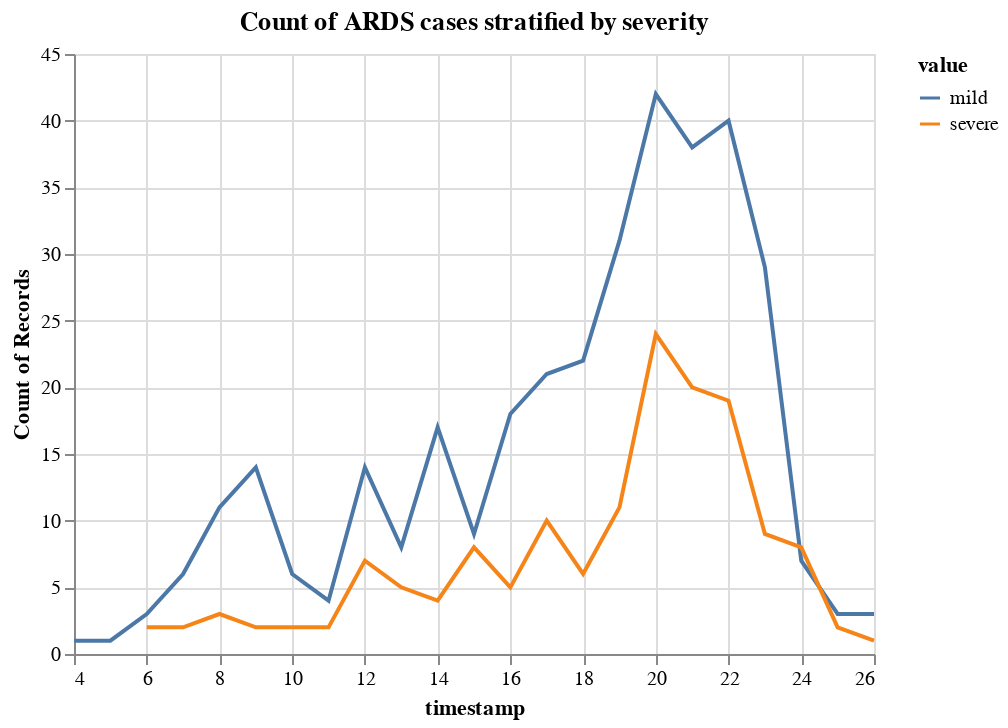

The cell this chart's notebook holds for it:
### Code cell
alt.Chart(df.loc[df[COLUMNS.EVENT] == 'Acute Respiratory Distress Syndrome']).mark_line().encode(
    x=COLUMNS.TIMESTAMP,
    y="count()",
    color=COLUMNS.VALUE
).properties(
    title="Count of ARDS cases stratified by severity"
)

### Figure 1 — Vega-Lite specification as saved in the notebook (floating-point values rounded to 4 significant figures; data arrays with more than 128 entries replaced by an {"elided": "..."} marker saying what was removed)
{"config": {"view": {"continuousWidth": 400, "continuousHeight": 300}}, "data": {"name": "data-8657be7ffa641541924976bb266370e0"}, "mark": "line", "encoding": {"color": {"type": "nominal", "field": "value"}, "x": {"type": "quantitative", "field": "timestamp"}, "y": {"type": "quantitative", "aggregate": "count"}}, "title": "Count of ARDS cases stratified by severity", "$schema": "https://vega.github.io/schema/vega-lite/v4.0.2.json", "datasets": {"data-8657be7ffa641541924976bb266370e0": {"elided": "500 records"}}}
